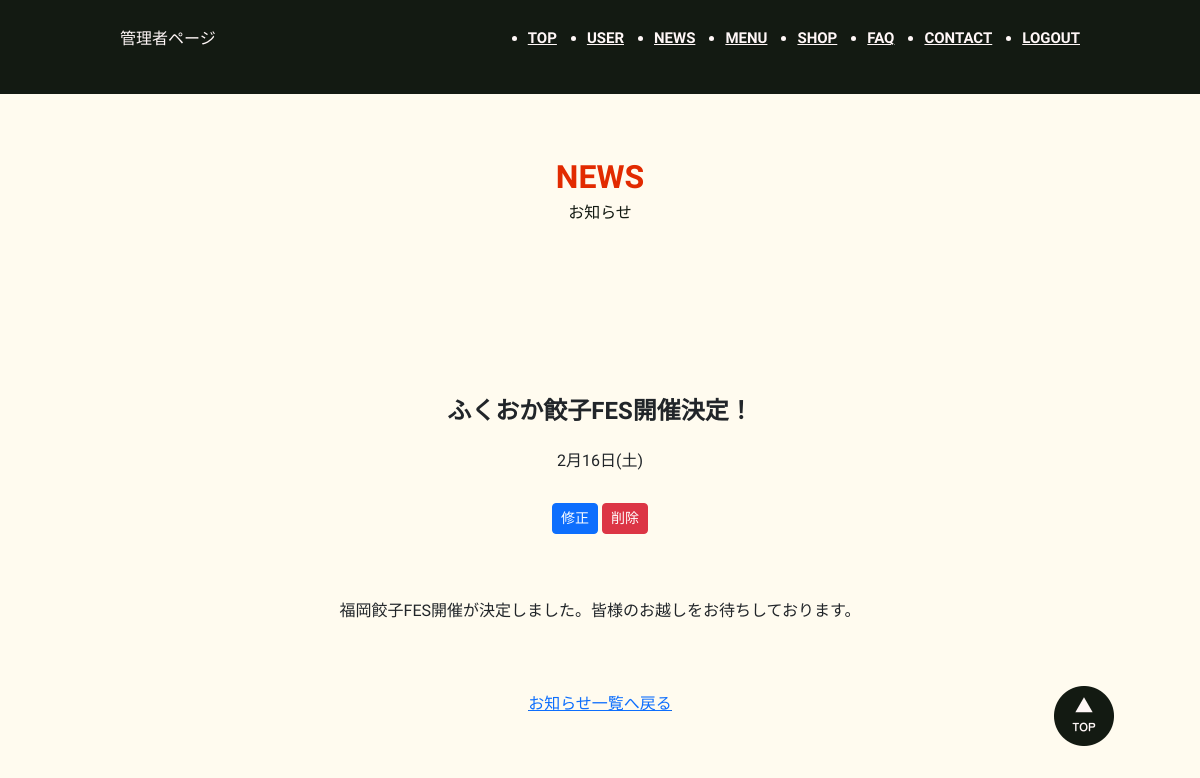
The page /admin/news_detail.php?id=1 (signed in) on the database as committed earlier.
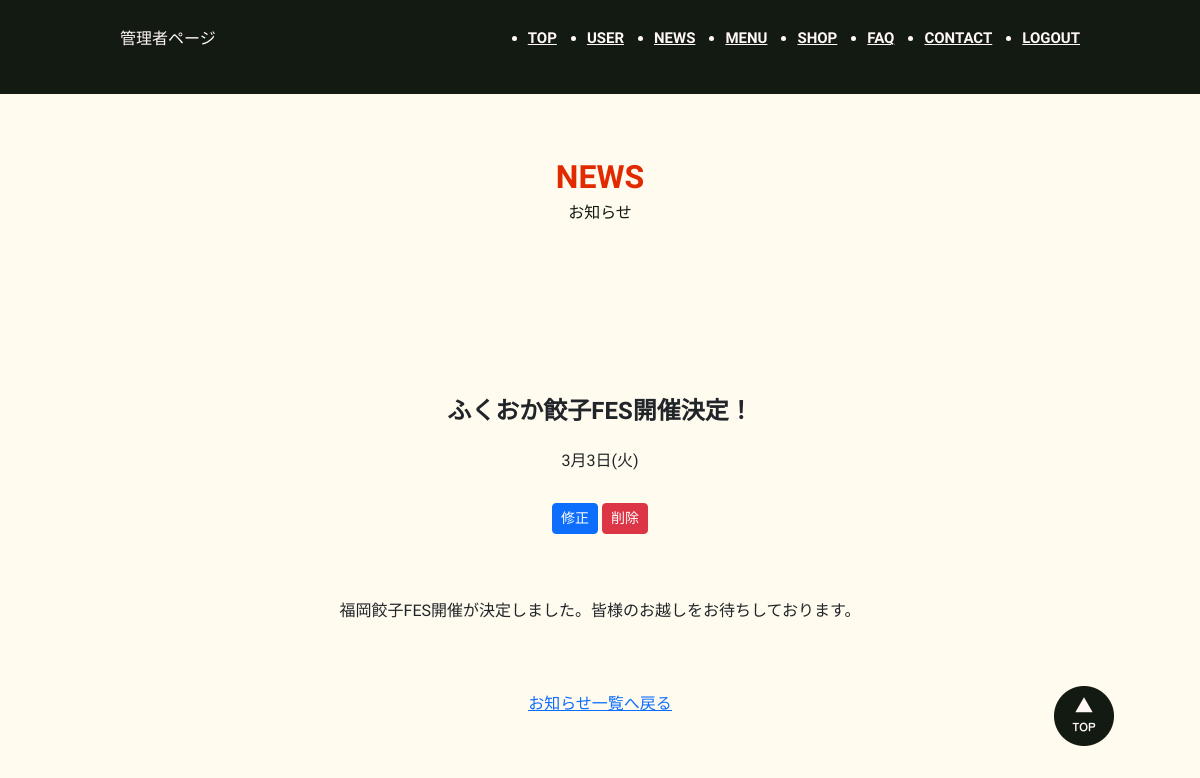
The same page on the database as committed later.
### tables this page shows
CREATE TABLE `news` (
  `id` int(11) NOT NULL,
  `subject` varchar(255) NOT NULL,
  `titletag` varchar(255) NOT NULL,
  `date` date NOT NULL,
  `text` text NOT NULL
);

### inc/function.php (called while the page is built, shortened)
<?php
function h($str)
{
    return htmlspecialchars($str, ENT_QUOTES, 'UTF-8');
}
function format_jp_date($datetime)
{
    $date = new DateTime($datetime);
    $week = ['日', '月', '火', '水', '木', '金', '土'];
    $weekday = $week[$date->format('w')];
    return $date->format('n月j日') . "($weekday)";
}

### admin/news_detail.php (the view, shortened to what this page needs)
<?php
require_once __DIR__ . '/../inc/function.php';
$id = (int)($_GET['id'] ?? 0);
try {
    $db = db_connect();
    $sql = 'SELECT * FROM news WHERE id=:id';
    $stmt = $db->prepare($sql);
    $stmt->bindParam(':id', $id, PDO::PARAM_INT);
    $stmt->execute();
    $target = $stmt->fetch(PDO::FETCH_ASSOC);
} catch (PDOException $e) {
    db_err_msg() . $e->getMessage();
    header('location:news.php');
    exit();
}
?>
<!DOCTYPE html>
<html lang="ja">
<head>
    <?php include('../inc/link_master.php');  ?>
</head>
<body id="top">
    <?php include('../inc/header_master.php');  ?>
    <main class="l-wrapper container" style="padding:60px 15px 0">
        <p class="c-title__main" data-sub-title="お知らせ">News</p>
        <section class="mb-5">
            <article class="l-article">
                <div class="c-article__title-area">
                    <h1><?php echo h($target['subject']); ?></h1>
                    <p><time datetime="<?php echo h($target['date']); ?>">
                            <?php echo format_jp_date(h($target['date'])); ?>
                        </time>
                    </p>
                    <div class="d-grid gap-2 d-md-block mr-2">
                        <a href="./news_edit.php?id=<?php echo h($target['id']); ?>" class="btn btn-primary btn-sm">修正</a>
                        <form action="news_del.php?id=<?php echo $target['id']; ?>" method="post" style="display:inline;">
                            <button type="submit" class="btn btn-danger btn-sm">削除</button>
                        </form>
                    </div>
                </div>
                <p><?php echo nl2br(h($target['text'])); ?></p>
            </article>
            <p class="c-news-return__link">
                <a href="./news.php">お知らせ一覧へ戻る</a>
            </p>
        </section>
    </main>
    <a href="#top" class="c-btn__top"><img src="../img/back-top.png" alt="topへ戻る"></a>
</body>
</html>

Rows that differ between the two databases and show on the page:
changed news "ふくおか餃子FES開催決定！": date "2月16日(土)" → "3月3日(火)"
